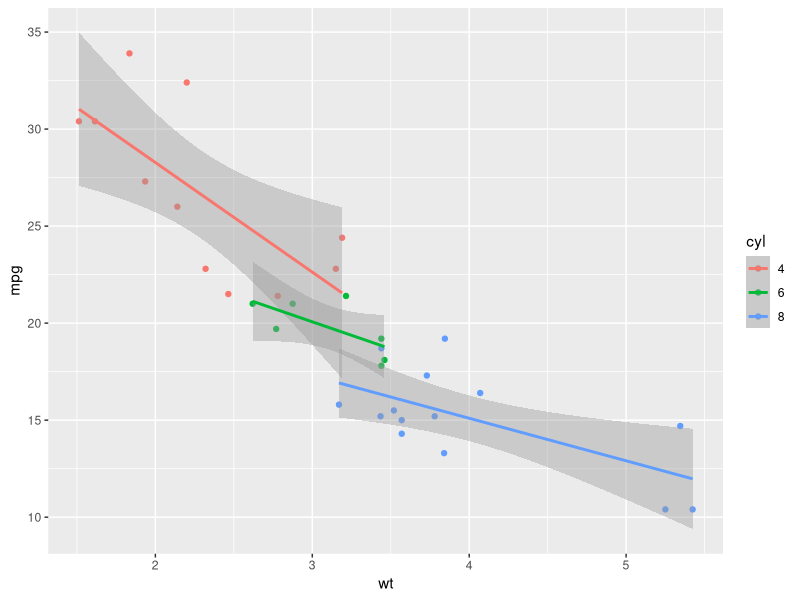
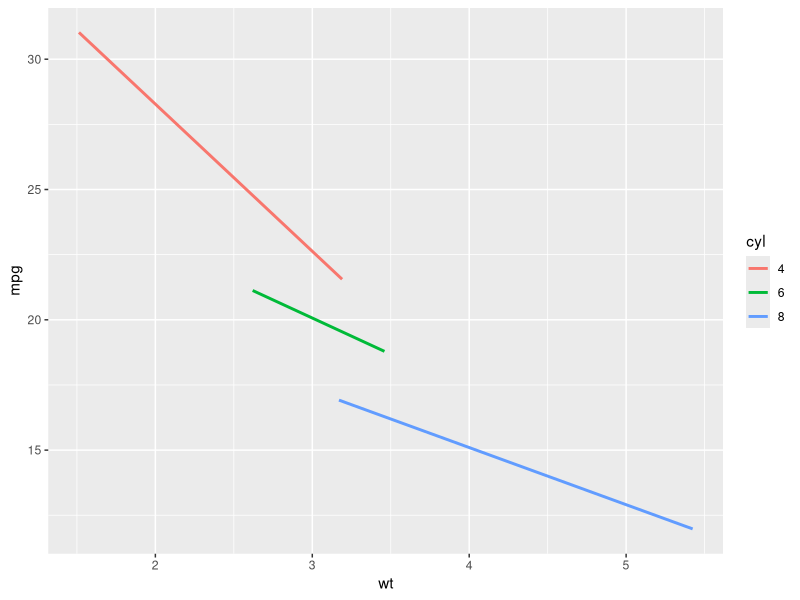
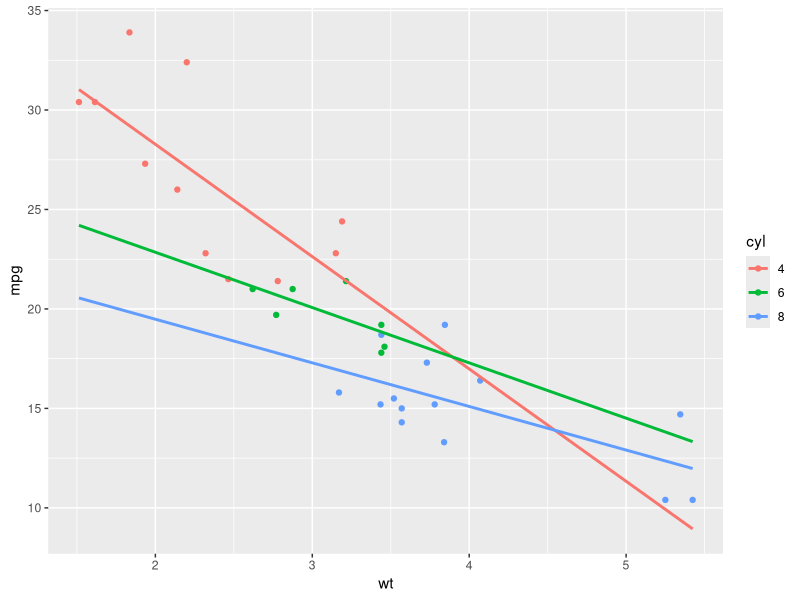
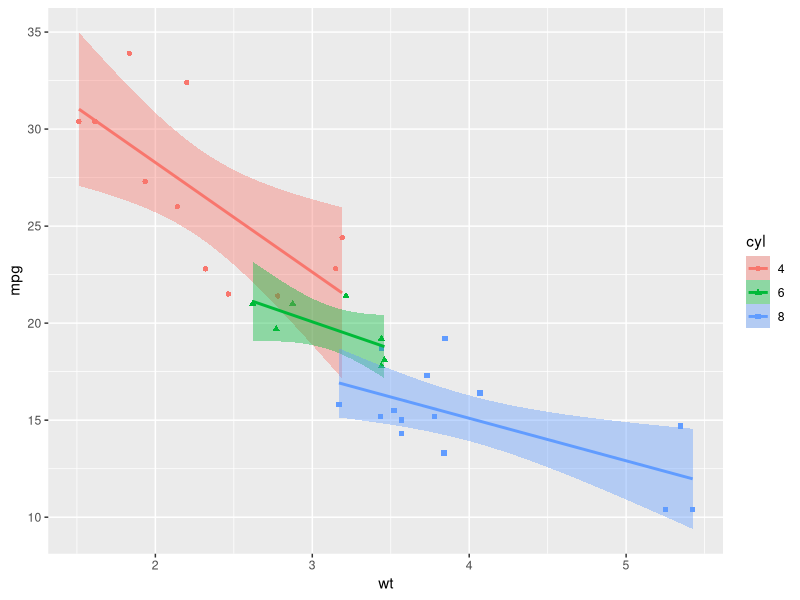
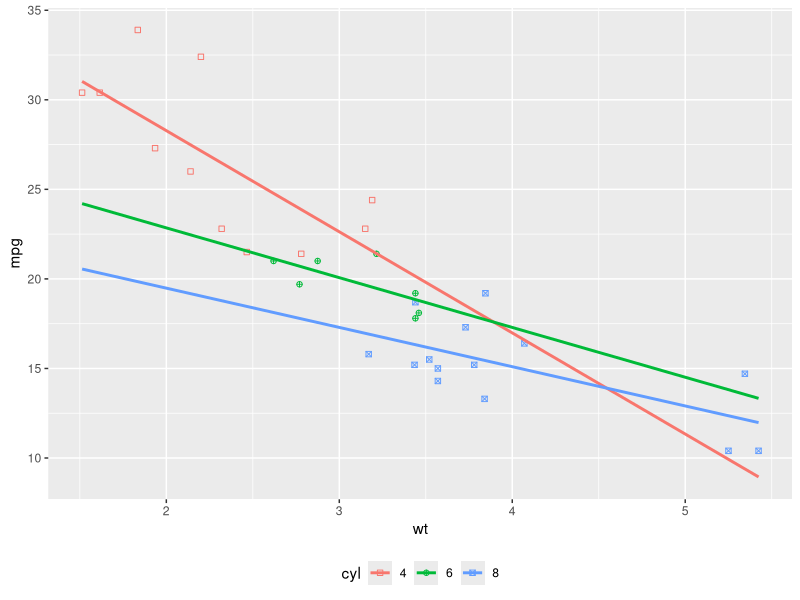
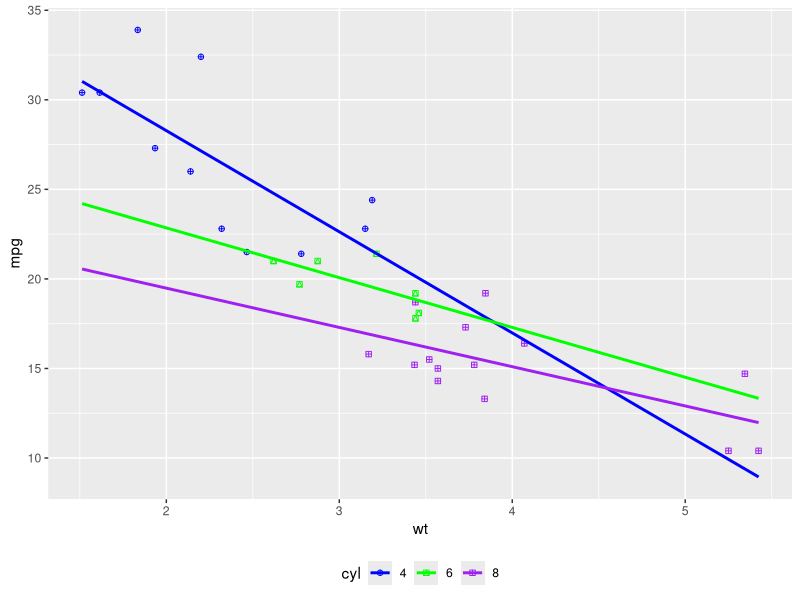
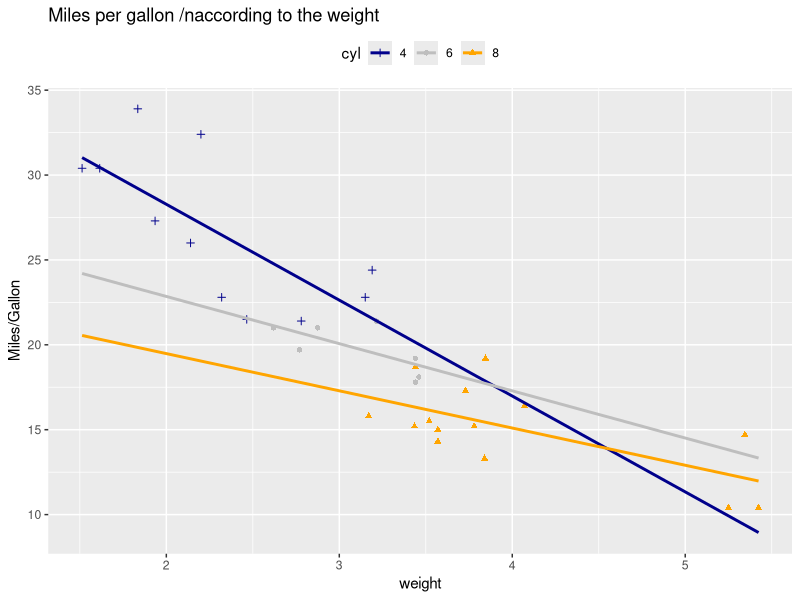
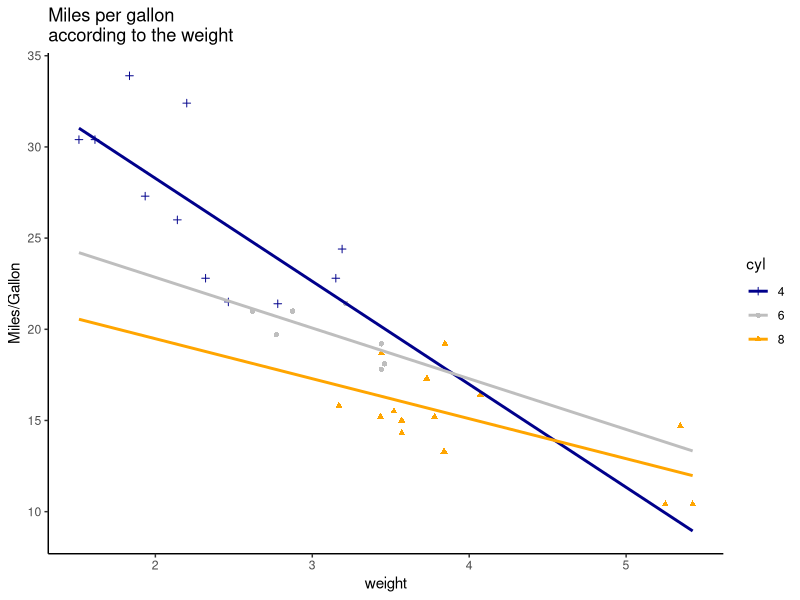

These figures' R source, in order:
install.packages(ggplot2)
library(ggplot2)
dataset = mtcars
#Converting cyl column from a numeric to a factor variable

dataset$cyl = as.factor(dataset$cyl)
#Adding regression lines based on multiple groups

ggplot(dataset, aes(x=wt, y=mpg, colour = cyl)) +
  geom_point() +
  geom_smooth(method=lm)
#Removing the confidence intervals

ggplot(dataset,aes(x=wt,y=mpg, colour = cyl)) +
  geom_smooth(method = lm,se=FALSE)
#Extending the regression lines

ggplot(dataset,aes(x=wt,y=mpg,colour = cyl)) +
  geom_point() +
  geom_smooth(method = lm, se=FALSE, fullrange = TRUE)
#filling the color of confidence bands

ggplot(dataset, aes( x = wt, y = mpg, color = cyl, shape = cyl) ) +
  geom_point() +
  geom_smooth(method = lm,aes(fill= cyl))
#Changing point shapes manually

ggplot(dataset, aes( x = wt, y = mpg, color = cyl, shape = cyl) ) +
  geom_point() +
  geom_smooth(method = lm,se= FALSE, fullrange = TRUE) +
  scale_shape_manual(values=c(0,10,7)) +
  theme(legend.position = "bottom")
#Changing point colors manually

ggplot(dataset, aes( x = wt, y = mpg, color = cyl, shape = cyl) ) +
  geom_point() +
  geom_smooth(method = lm,se= FALSE, fullrange = TRUE) +
  scale_shape_manual(values=c(10,14,12)) +
  scale_color_manual(values = c("blue", "green", "purple")) +
  theme(legend.position = "bottom")
#Customizing scatter plots 

ggplot(dataset, aes( x = wt, y = mpg, color = cyl, shape = cyl) ) +
  geom_point() +
  geom_smooth(method = lm,se= FALSE, fullrange = TRUE) +
  scale_shape_manual(values=c(3,16,17)) +
  scale_color_manual(values = c("darkblue", "grey", "orange")) +
  labs(title = "Miles per gallon /naccording to the weight",
       x= "weight", y = "Miles/Gallon") +
  theme(legend.position = "top")
#Customizing themes

plot = ggplot(dataset, aes( x = wt, y = mpg, color = cyl, shape = cyl) ) +
  geom_point() +
  geom_smooth(method = lm,se= FALSE, fullrange = TRUE) +
  scale_shape_manual(values=c(3,16,17)) +
  scale_color_manual(values = c("darkblue", "grey", "orange")) +
  labs(title = "Miles per gallon \naccording to the weight",
       x= "weight", y = "Miles/Gallon") +
  theme(legend.position = "top")
plot + theme_classic()
plot + theme_minimal()